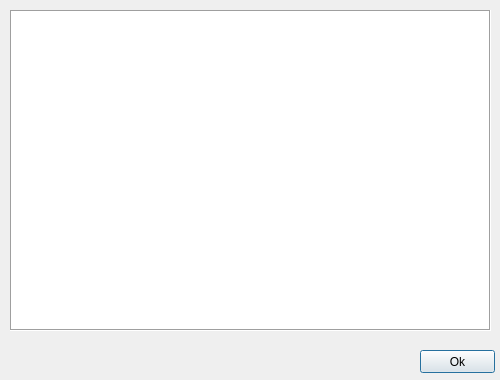
<?xml version="1.0" encoding="UTF-8"?>
<ui version="4.0">
 <class>DescriptionWindow</class>
 <widget class="QDialog" name="DescriptionWindow">
  <property name="geometry">
   <rect>
    <x>0</x>
    <y>0</y>
    <width>500</width>
    <height>380</height>
   </rect>
  </property>
  <property name="minimumSize">
   <size>
    <width>500</width>
    <height>380</height>
   </size>
  </property>
  <property name="maximumSize">
   <size>
    <width>500</width>
    <height>380</height>
   </size>
  </property>
  <property name="font">
   <font>
    <pointsize>9</pointsize>
   </font>
  </property>
  <property name="windowTitle">
   <string>Help</string>
  </property>
  <property name="windowIcon">
   <iconset resource="Resource.qrc">
    <normaloff>:/img/Resources/help.png</normaloff>:/img/Resources/help.png</iconset>
  </property>
  <property name="sizeGripEnabled">
   <bool>false</bool>
  </property>
  <widget class="QPushButton" name="pushButton">
   <property name="geometry">
    <rect>
     <x>420</x>
     <y>350</y>
     <width>75</width>
     <height>23</height>
    </rect>
   </property>
   <property name="text">
    <string>Ok</string>
   </property>
  </widget>
  <widget class="QTextBrowser" name="textBrowser">
   <property name="geometry">
    <rect>
     <x>10</x>
     <y>10</y>
     <width>481</width>
     <height>321</height>
    </rect>
   </property>
   <property name="autoFillBackground">
    <bool>false</bool>
   </property>
   <property name="frameShape">
    <enum>QFrame::Box</enum>
   </property>
   <property name="frameShadow">
    <enum>QFrame::Sunken</enum>
   </property>
  </widget>
 </widget>
 <resources>
  <include location="Resource.qrc"/>
 </resources>
 <connections>
  <connection>
   <sender>pushButton</sender>
   <signal>clicked()</signal>
   <receiver>DescriptionWindow</receiver>
   <slot>close()</slot>
   <hints>
    <hint type="sourcelabel">
     <x>319</x>
     <y>264</y>
    </hint>
    <hint type="destinationlabel">
     <x>316</x>
     <y>335</y>
    </hint>
   </hints>
  </connection>
 </connections>
</ui>
